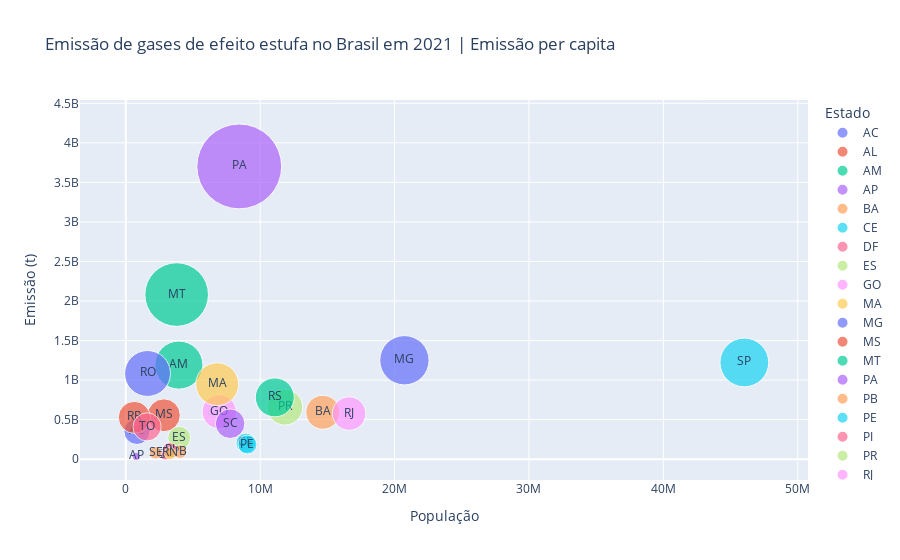

Source (notebook cell):
### Code cell
fig = px.scatter(dados_agrupados, x='populacao', y='Emissão', color='Estado', hover_name='Estado', size='Emissão', size_max=60, title='Emissão de gases de efeito estufa no Brasil em 2021 | Emissão per capita', labels={'populacao':'População', 'Emissão':'Emissão (t)'}, text='Estado')
fig.show()

### Figure 1 — Plotly figure (JSON) as saved in the notebook; plotly's stock layout.template omitted (floating-point values rounded to 4 significant figures)
{"data": [{"hovertemplate": "<b>%{hovertext}</b><br><br>Estado=%{text}<br>População=%{x}<br>Emissão (t)=%{marker.size}<extra></extra>", "hovertext": ["AC"], "legendgroup": "AC", "marker": {"color": "#636efa", "size": [350500000.0], "sizemode": "area", "sizeref": 1028000.0, "symbol": "circle"}, "mode": "markers+text", "name": "AC", "orientation": "v", "showlegend": true, "text": ["AC"], "x": [829780], "xaxis": "x", "y": [350500000.0], "yaxis": "y", "type": "scatter"}, {"hovertemplate": "<b>%{hovertext}</b><br><br>Estado=%{text}<br>População=%{x}<br>Emissão (t)=%{marker.size}<extra></extra>", "hovertext": ["AL"], "legendgroup": "AL", "marker": {"color": "#EF553B", "size": [62610000.0], "sizemode": "area", "sizeref": 1028000.0, "symbol": "circle"}, "mode": "markers+text", "name": "AL", "orientation": "v", "showlegend": true, "text": ["AL"], "x": [3125254], "xaxis": "x", "y": [62610000.0], "yaxis": "y", "type": "scatter"}, {"hovertemplate": "<b>%{hovertext}</b><br><br>Estado=%{text}<br>População=%{x}<br>Emissão (t)=%{marker.size}<extra></extra>", "hovertext": ["AM"], "legendgroup": "AM", "marker": {"color": "#00cc96", "size": [1190000000.0], "sizemode": "area", "sizeref": 1028000.0, "symbol": "circle"}, "mode": "markers+text", "name": "AM", "orientation": "v", "showlegend": true, "text": ["AM"], "x": [3952262], "xaxis": "x", "y": [1190000000.0], "yaxis": "y", "type": "scatter"}, {"hovertemplate": "<b>%{hovertext}</b><br><br>Estado=%{text}<br>População=%{x}<br>Emissão (t)=%{marker.size}<extra></extra>", "hovertext": ["AP"], "legendgroup": "AP", "marker": {"color": "#ab63fa", "size": [35680000.0], "sizemode": "area", "sizeref": 1028000.0, "symbol": "circle"}, "mode": "markers+text", "name": "AP", "orientation": "v", "showlegend": true, "text": ["AP"], "x": [774268], "xaxis": "x", "y": [35680000.0], "yaxis": "y", "type": "scatter"}, {"hovertemplate": "<b>%{hovertext}</b><br><br>Estado=%{text}<br>População=%{x}<br>Emissão (t)=%{marker.size}<extra></extra>", "hovertext": ["BA"], "legendgroup": "BA", "marker": {"color": "#FFA15A", "size": [593200000.0], "sizemode": "area", "sizeref": 1028000.0, "symbol": "circle"}, "mode": "markers+text", "name": "BA", "orientation": "v", "showlegend": true, "text": ["BA"], "x": [14659023], "xaxis": "x", "y": [593200000.0], "yaxis": "y", "type": "scatter"}, {"hovertemplate": "<b>%{hovertext}</b><br><br>Estado=%{text}<br>População=%{x}<br>Emissão (t)=%{marker.size}<extra></extra>", "hovertext": ["CE"], "legendgroup": "CE", "marker": {"color": "#19d3f3", "size": [203500000.0], "sizemode": "area", "sizeref": 1028000.0, "symbol": "circle"}, "mode": "markers+text", "name": "CE", "orientation": "v", "showlegend": true, "text": ["CE"], "x": [8936431], "xaxis": "x", "y": [203500000.0], "yaxis": "y", "type": "scatter"}, {"hovertemplate": "<b>%{hovertext}</b><br><br>Estado=%{text}<br>População=%{x}<br>Emissão (t)=%{marker.size}<extra></extra>", "hovertext": ["DF"], "legendgroup": "DF", "marker": {"color": "#FF6692", "size": [56690000.0], "sizemode": "area", "sizeref": 1028000.0, "symbol": "circle"}, "mode": "markers+text", "name": "DF", "orientation": "v", "showlegend": true, "text": ["DF"], "x": [2923369], "xaxis": "x", "y": [56690000.0], "yaxis": "y", "type": "scatter"}, {"hovertemplate": "<b>%{hovertext}</b><br><br>Estado=%{text}<br>População=%{x}<br>Emissão (t)=%{marker.size}<extra></extra>", "hovertext": ["ES"], "legendgroup": "ES", "marker": {"color": "#B6E880", "size": [269800000.0], "sizemode": "area", "sizeref": 1028000.0, "symbol": "circle"}, "mode": "markers+text", "name": "ES", "orientation": "v", "showlegend": true, "text": ["ES"], "x": [3975100], "xaxis": "x", "y": [269800000.0], "yaxis": "y", "type": "scatter"}, {"hovertemplate": "<b>%{hovertext}</b><br><br>Estado=%{text}<br>População=%{x}<br>Emissão (t)=%{marker.size}<extra></extra>", "hovertext": ["GO"], "legendgroup": "GO", "marker": {"color": "#FF97FF", "size": [600800000.0], "sizemode": "area", "sizeref": 1028000.0, "symbol": "circle"}, "mode": "markers+text", "name": "GO", "orientation": "v", "showlegend": true, "text": ["GO"], "x": [6950976], "xaxis": "x", "y": [600800000.0], "yaxis": "y", "type": "scatter"}, {"hovertemplate": "<b>%{hovertext}</b><br><br>Estado=%{text}<br>População=%{x}<br>Emissão (t)=%{marker.size}<extra></extra>", "hovertext": ["MA"], "legendgroup": "MA", "marker": {"color": "#FECB52", "size": [947600000.0], "sizemode": "area", "sizeref": 1028000.0, "symbol": "circle"}, "mode": "markers+text", "name": "MA", "orientation": "v", "showlegend": true, "text": ["MA"], "x": [6800605], "xaxis": "x", "y": [947600000.0], "yaxis": "y", "type": "scatter"}, {"hovertemplate": "<b>%{hovertext}</b><br><br>Estado=%{text}<br>População=%{x}<br>Emissão (t)=%{marker.size}<extra></extra>", "hovertext": ["MG"], "legendgroup": "MG", "marker": {"color": "#636efa", "size": [1251000000.0], "sizemode": "area", "sizeref": 1028000.0, "symbol": "circle"}, "mode": "markers+text", "name": "MG", "orientation": "v", "showlegend": true, "text": ["MG"], "x": [20732660], "xaxis": "x", "y": [1251000000.0], "yaxis": "y", "type": "scatter"}, {"hovertemplate": "<b>%{hovertext}</b><br><br>Estado=%{text}<br>População=%{x}<br>Emissão (t)=%{marker.size}<extra></extra>", "hovertext": ["MS"], "legendgroup": "MS", "marker": {"color": "#EF553B", "size": [555100000.0], "sizemode": "area", "sizeref": 1028000.0, "symbol": "circle"}, "mode": "markers+text", "name": "MS", "orientation": "v", "showlegend": true, "text": ["MS"], "x": [2833742], "xaxis": "x", "y": [555100000.0], "yaxis": "y", "type": "scatter"}, {"hovertemplate": "<b>%{hovertext}</b><br><br>Estado=%{text}<br>População=%{x}<br>Emissão (t)=%{marker.size}<extra></extra>", "hovertext": ["MT"], "legendgroup": "MT", "marker": {"color": "#00cc96", "size": [2082000000.0], "sizemode": "area", "sizeref": 1028000.0, "symbol": "circle"}, "mode": "markers+text", "name": "MT", "orientation": "v", "showlegend": true, "text": ["MT"], "x": [3784239], "xaxis": "x", "y": [2082000000.0], "yaxis": "y", "type": "scatter"}, {"hovertemplate": "<b>%{hovertext}</b><br><br>Estado=%{text}<br>População=%{x}<br>Emissão (t)=%{marker.size}<extra></extra>", "hovertext": ["PA"], "legendgroup": "PA", "marker": {"color": "#ab63fa", "size": [3702000000.0], "sizemode": "area", "sizeref": 1028000.0, "symbol": "circle"}, "mode": "markers+text", "name": "PA", "orientation": "v", "showlegend": true, "text": ["PA"], "x": [8442962], "xaxis": "x", "y": [3702000000.0], "yaxis": "y", "type": "scatter"}, {"hovertemplate": "<b>%{hovertext}</b><br><br>Estado=%{text}<br>População=%{x}<br>Emissão (t)=%{marker.size}<extra></extra>", "hovertext": ["PB"], "legendgroup": "PB", "marker": {"color": "#FFA15A", "size": [95330000.0], "sizemode": "area", "sizeref": 1028000.0, "symbol": "circle"}, "mode": "markers+text", "name": "PB", "orientation": "v", "showlegend": true, "text": ["PB"], "x": [4030961], "xaxis": "x", "y": [95330000.0], "yaxis": "y", "type": "scatter"}, {"hovertemplate": "<b>%{hovertext}</b><br><br>Estado=%{text}<br>População=%{x}<br>Emissão (t)=%{marker.size}<extra></extra>", "hovertext": ["PE"], "legendgroup": "PE", "marker": {"color": "#19d3f3", "size": [183600000.0], "sizemode": "area", "sizeref": 1028000.0, "symbol": "circle"}, "mode": "markers+text", "name": "PE", "orientation": "v", "showlegend": true, "text": ["PE"], "x": [9051113], "xaxis": "x", "y": [183600000.0], "yaxis": "y", "type": "scatter"}, {"hovertemplate": "<b>%{hovertext}</b><br><br>Estado=%{text}<br>População=%{x}<br>Emissão (t)=%{marker.size}<extra></extra>", "hovertext": ["PI"], "legendgroup": "PI", "marker": {"color": "#FF6692", "size": [114700000.0], "sizemode": "area", "sizeref": 1028000.0, "symbol": "circle"}, "mode": "markers+text", "name": "PI", "orientation": "v", "showlegend": true, "text": ["PI"], "x": [3270174], "xaxis": "x", "y": [114700000.0], "yaxis": "y", "type": "scatter"}, {"hovertemplate": "<b>%{hovertext}</b><br><br>Estado=%{text}<br>População=%{x}<br>Emissão (t)=%{marker.size}<extra></extra>", "hovertext": ["PR"], "legendgroup": "PR", "marker": {"color": "#B6E880", "size": [656800000.0], "sizemode": "area", "sizeref": 1028000.0, "symbol": "circle"}, "mode": "markers+text", "name": "PR", "orientation": "v", "showlegend": true, "text": ["PR"], "x": [11835379], "xaxis": "x", "y": [656800000.0], "yaxis": "y", "type": "scatter"}, {"hovertemplate": "<b>%{hovertext}</b><br><br>Estado=%{text}<br>População=%{x}<br>Emissão (t)=%{marker.size}<extra></extra>", "hovertext": ["RJ"], "legendgroup": "RJ", "marker": {"color": "#FF97FF", "size": [576700000.0], "sizemode": "area", "sizeref": 1028000.0, "symbol": "circle"}, "mode": "markers+text", "name": "RJ", "orientation": "v", "showlegend": true, "text": ["RJ"], "x": [16615526], "xaxis": "x", "y": [576700000.0], "yaxis": "y", "type": "scatter"}, {"hovertemplate": "<b>%{hovertext}</b><br><br>Estado=%{text}<br>População=%{x}<br>Emissão (t)=%{marker.size}<extra></extra>", "hovertext": ["RN"], "legendgroup": "RN", "marker": {"color": "#FECB52", "size": [72240000.0], "sizemode": "area", "sizeref": 1028000.0, "symbol": "circle"}, "mode": "markers+text", "name": "RN", "orientation": "v", "showlegend": true, "text": ["RN"], "x": [3303953], "xaxis": "x", "y": [72240000.0], "yaxis": "y", "type": "scatter"}, {"hovertemplate": "<b>%{hovertext}</b><br><br>Estado=%{text}<br>População=%{x}<br>Emissão (t)=%{marker.size}<extra></extra>", "hovertext": ["RO"], "legendgroup": "RO", "marker": {"color": "#636efa", "size": [1084000000.0], "sizemode": "area", "sizeref": 1028000.0, "symbol": "circle"}, "mode": "markers+text", "name": "RO", "orientation": "v", "showlegend": true, "text": ["RO"], "x": [1616379], "xaxis": "x", "y": [1084000000.0], "yaxis": "y", "type": "scatter"}, {"hovertemplate": "<b>%{hovertext}</b><br><br>Estado=%{text}<br>População=%{x}<br>Emissão (t)=%{marker.size}<extra></extra>", "hovertext": ["RR"], "legendgroup": "RR", "marker": {"color": "#EF553B", "size": [528200000.0], "sizemode": "area", "sizeref": 1028000.0, "symbol": "circle"}, "mode": "markers+text", "name": "RR", "orientation": "v", "showlegend": true, "text": ["RR"], "x": [634805], "xaxis": "x", "y": [528200000.0], "yaxis": "y", "type": "scatter"}, {"hovertemplate": "<b>%{hovertext}</b><br><br>Estado=%{text}<br>População=%{x}<br>Emissão (t)=%{marker.size}<extra></extra>", "hovertext": ["RS"], "legendgroup": "RS", "marker": {"color": "#00cc96", "size": [781500000.0], "sizemode": "area", "sizeref": 1028000.0, "symbol": "circle"}, "mode": "markers+text", "name": "RS", "orientation": "v", "showlegend": true, "text": ["RS"], "x": [11088065], "xaxis": "x", "y": [781500000.0], "yaxis": "y", "type": "scatter"}, {"hovertemplate": "<b>%{hovertext}</b><br><br>Estado=%{text}<br>População=%{x}<br>Emissão (t)=%{marker.size}<extra></extra>", "hovertext": ["SC"], "legendgroup": "SC", "marker": {"color": "#ab63fa", "size": [448400000.0], "sizemode": "area", "sizeref": 1028000.0, "symbol": "circle"}, "mode": "markers+text", "name": "SC", "orientation": "v", "showlegend": true, "text": ["SC"], "x": [7762154], "xaxis": "x", "y": [448400000.0], "yaxis": "y", "type": "scatter"}, {"hovertemplate": "<b>%{hovertext}</b><br><br>Estado=%{text}<br>População=%{x}<br>Emissão (t)=%{marker.size}<extra></extra>", "hovertext": ["SE"], "legendgroup": "SE", "marker": {"color": "#FFA15A", "size": [81190000.0], "sizemode": "area", "sizeref": 1028000.0, "symbol": "circle"}, "mode": "markers+text", "name": "SE", "orientation": "v", "showlegend": true, "text": ["SE"], "x": [2211868], "xaxis": "x", "y": [81190000.0], "yaxis": "y", "type": "scatter"}, {"hovertemplate": "<b>%{hovertext}</b><br><br>Estado=%{text}<br>População=%{x}<br>Emissão (t)=%{marker.size}<extra></extra>", "hovertext": ["SP"], "legendgroup": "SP", "marker": {"color": "#19d3f3", "size": [1223000000.0], "sizemode": "area", "sizeref": 1028000.0, "symbol": "circle"}, "mode": "markers+text", "name": "SP", "orientation": "v", "showlegend": true, "text": ["SP"], "x": [46024937], "xaxis": "x", "y": [1223000000.0], "yaxis": "y", "type": "scatter"}, {"hovertemplate": "<b>%{hovertext}</b><br><br>Estado=%{text}<br>População=%{x}<br>Emissão (t)=%{marker.size}<extra></extra>", "hovertext": ["TO"], "legendgroup": "TO", "marker": {"color": "#FF6692", "size": [408200000.0], "sizemode": "area", "sizeref": 1028000.0, "symbol": "circle"}, "mode": "markers+text", "name": "TO", "orientation": "v", "showlegend": true, "text": ["TO"], "x": [1584306], "xaxis": "x", "y": [408200000.0], "yaxis": "y", "type": "scatter"}], "layout": {"xaxis": {"anchor": "y", "domain": [0.0, 1.0], "title": {"text": "População"}}, "yaxis": {"anchor": "x", "domain": [0.0, 1.0], "title": {"text": "Emissão (t)"}}, "legend": {"title": {"text": "Estado"}, "tracegroupgap": 0, "itemsizing": "constant"}, "title": {"text": "Emissão de gases de efeito estufa no Brasil em 2021 | Emissão per capita"}}}
